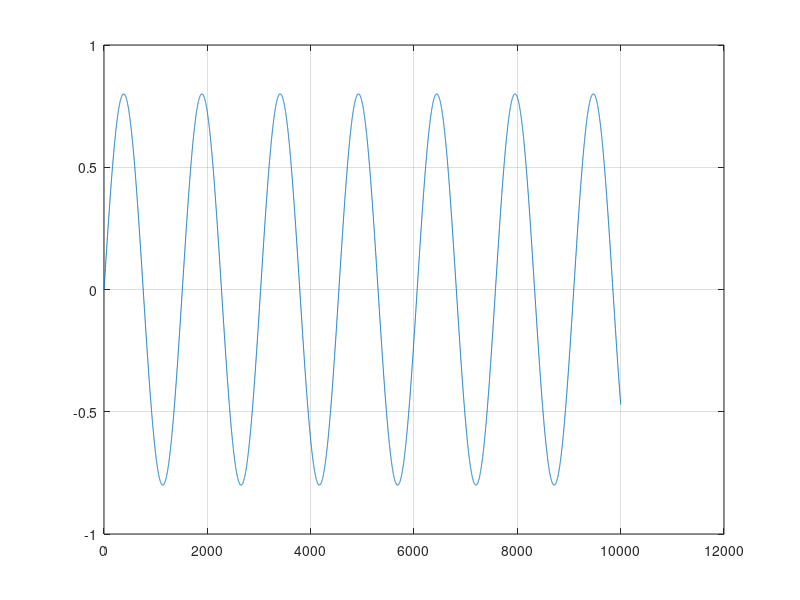

Write the MATLAB code that produced this figure. (Note: this script raises an error after producing the figure.)
f=0.33;
t=0:0.002:20;
A=0.8
y=A*sin(2*pi*f*t);
%y_mono=zeros(size(y));

plot(y);
grid
for i=1:1:lenght(y);
    if y(i)>0
        y(i)=0;
    end
         
end
plot(y);
axis([0 10 -2 2])
grid




